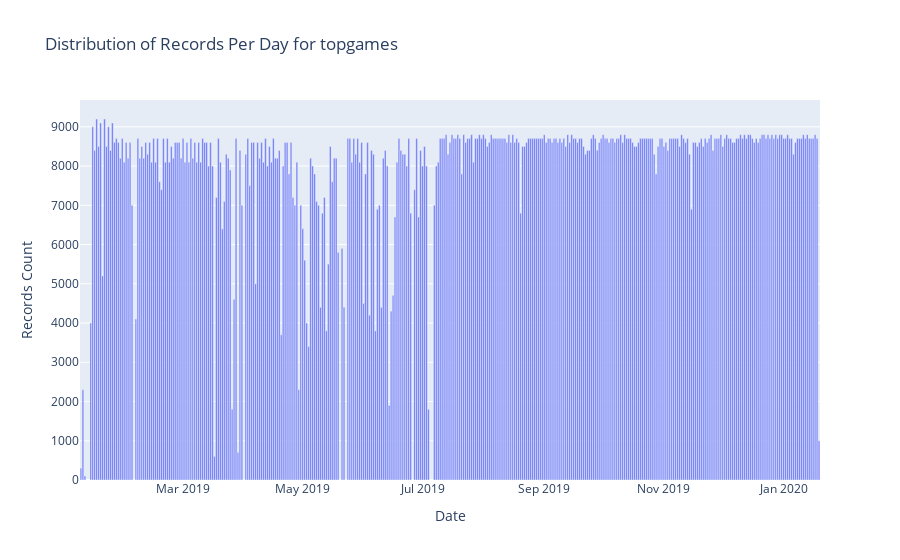

The notebook cell this image was saved under:
### Markdown cell above
## These are the number of entries we have per day for the `topgames` Mongo collection.  Each query returns the current top 100 games being played.  This is run every 15 minutes.

### Code cell
# https://plot.ly/python/bar-charts/

data = [Bar(
        x=grouped_df['date'],
        y=grouped_df['count']
    )]

layout = Layout(
        title='Distribution of Records Per Day for topgames',
        xaxis=dict(
            title='Date'
        ),
        yaxis=dict(
            title='Records Count'
        )
    )

fig = Figure(data=data, layout=layout)

iplot(fig)

### Figure 1 — Plotly figure (JSON) as saved in the notebook; plotly's stock layout.template omitted (floating-point values rounded to 4 significant figures; data arrays with more than 128 entries replaced by an {"elided": "..."} marker saying what was removed)
{"data": [{"type": "bar", "x": {"elided": "368 str values"}, "y": {"elided": "368 int values"}}], "layout": {"title": {"text": "Distribution of Records Per Day for topgames"}, "xaxis": {"title": {"text": "Date"}}, "yaxis": {"title": {"text": "Records Count"}}}}
